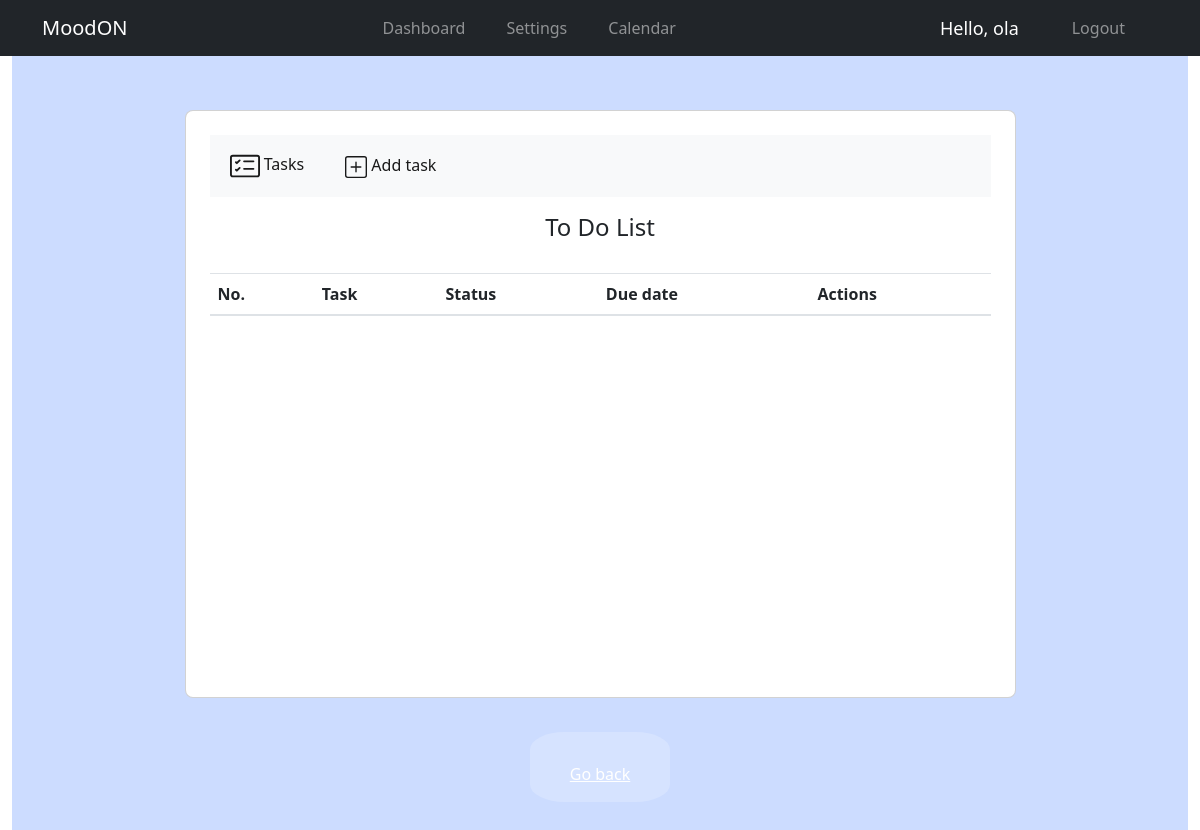
The app's page /to-do/ (signed in), older data.
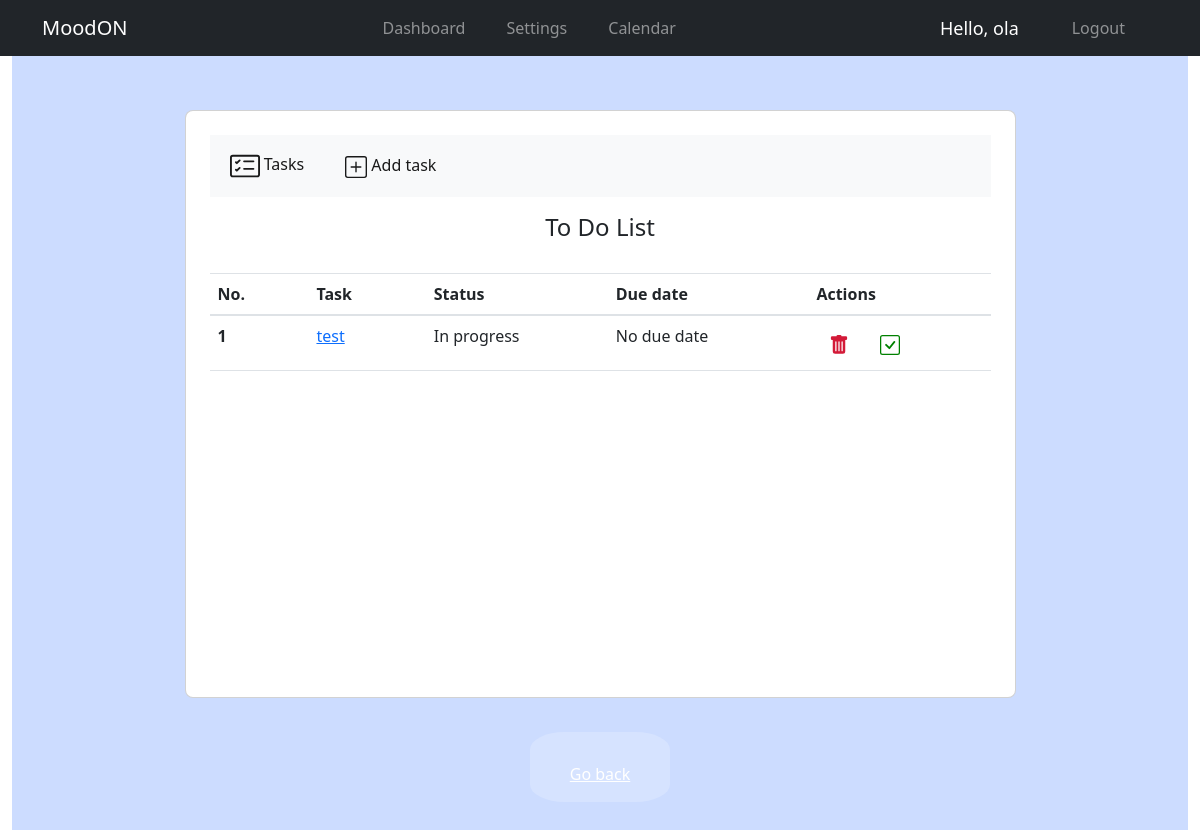
The same page, newer data.
### mood_tracker/models.py (models this page shows, shortened)
class Task(models.Model):
    title = models.CharField(max_length=100)
    description = models.TextField(null=True, blank=True)
    due_date = models.DateTimeField(null=True, blank=True)
    is_finished = models.BooleanField(default=False)
    is_notified = models.BooleanField(default=False)
    class Meta:
        ordering = ('due_date',)
    def has_alarm(self):
        return self.due_date is not None
    def has_expired(self):
        if self.has_alarm():
            return timezone.now() > self.due_date
        else:
            return False
    def status(self):
        if self.is_finished:
            return 'is_finished'
        elif self.has_expired():
            return 'Expired'
        else:
            return "In progress"

### mood_tracker/views.py (the view)
# urls.py: path('to-do/', views.ReminderList.as_view(), name='tasks'),
class ReminderList(LoginRequiredMixin, ListView):
    model = Task
    context_object_name = 'all_tasks'
    template_name ='to-do/task_list.html'
    def get_queryset(self):
        return Task.objects.order_by(F('due_date').asc(nulls_last=True))

### mood_tracker/templates/to-do/task_list.html (shortened to what the changed rows need)
{% extends 'main/main.html' %}
{% load static %}
{% block content %}
<head>
    <link href="https://cdn.jsdelivr.net/npm/bootstrap@5.2.2/dist/css/bootstrap.min.css" rel="stylesheet">
</head>
<section class="vh-100" style="background-color: #ccdcff;">
    <div class="container py-5 h-100">
        <div class="row d-flex justify-content-center align-items-center h-100">
            <div class="col col-lg-9 col-xl-9">
                <div class="card rounded-3">
                    <div class="card-body p-4">
                        <div class="inside">
                            <table class="table mb-4">
                                <thead>
                                <tr>
                                    <th scope="col">No.</th>
                                    <th scope="col">Task</th>
                                    <th scope="col">Status</th>
                                    <th scope="col">Due date</th>
                                    <th scope="col">Actions</th>
                                </tr>
                                </thead>
                                {% if all_tasks %}
                                {% for task in all_tasks %}
                                <tbody>
                                <tr>
                                    <th scope="row">{{ forloop.counter }}</th>
                                    <td>
                                        {% if task.is_finished %}
                                        <del>
                                            <a href="{% url 'task_update' task.id %}">
                                                {{task.title}}</a>
                                        </del>
                                        {% elif task.is_assigned%}
                                        <a href="{% url 'task_update' task.id %}">
                                            {{task.title}}
                                            <p>assigned by {{task.assigned_by.first_name}}</p></a>
                                        {% else %}
                                        <a href="{% url 'task_update' task.id %}"> {{task.title}}</a>
                                        {% endif %}
                                    </td>
                                    {% if task.status == "Expired" %}
                                    <td class="passed">{{task.status}}</td>
                                    {% else %}
                                    <td>{{task.status}}</td>
                                    {% endif %}
                                    {% if task.has_alarm %}
                                    <td>{{task.due_date}}</td>
                                    {% else %}
                                    <td>No due date</td>
                                    {% endif %}
                                    <td>
                                        <form action="{% url 'task_delete' task.id%}" method="post" style="display: inline">
                                            <button type="submit" class="btn" onclick="return confirm('are you sure?')">
                                            </button>
                                        </form>
                                        {% if task.has_alarm %}
                                        <a href="{% url 'finish_task' task.id %}" class="btn" onclick="return confirm('you have set an alarm for this task.\nBy setting this task as a is_finished one you will not be is_notified for it.')">
                                            <svg xmlns="http://www.w3.org/2000/svg" width="20" height="20" fill="green" class="bi bi-check-square" viewBox="0 0 16 16">
                                                <path d="M14 1a1 1 0 0 1 1 1v12a1 1 0 0 1-1 1H2a1 1 0 0 1-1-1V2a1 1 0 0 1 1-1h12zM2 0a2 2 0 0 0-2 2v12a2 2 0 0 0 2 2h12a2 2 0 0 0 2-2V2a2 2 0 0 0-2-2H2z"/>
                                                <path d="M10.97 4.97a.75.75 0 0 1 1.071 1.05l-3.992 4.99a.75.75 0 0 1-1.08.02L4.324 8.384a.75.75 0 1 1 1.06-1.06l2.094 2.093 3.473-4.425a.235.235 0 0 1 .02-.022z"/>
                                            </svg>
                                        </a>
                                        {% else %}
                                        <a href="{% url 'finish_task' task.id %}" class="btn">
                                        </a>
                                        {% endif %}
                                    </td>
                                </tr>
                                </tbody>
                                {% endfor %}
                                {% endif %}
                            </table>
                        </div>
                    </div>
                </div>
            </div>
        </div>
    </div>
</section>
{% endblock %}

Row changes from the older to the newer data that the page shows:
added Task: title "test", status "In progress", shows "No due date"
